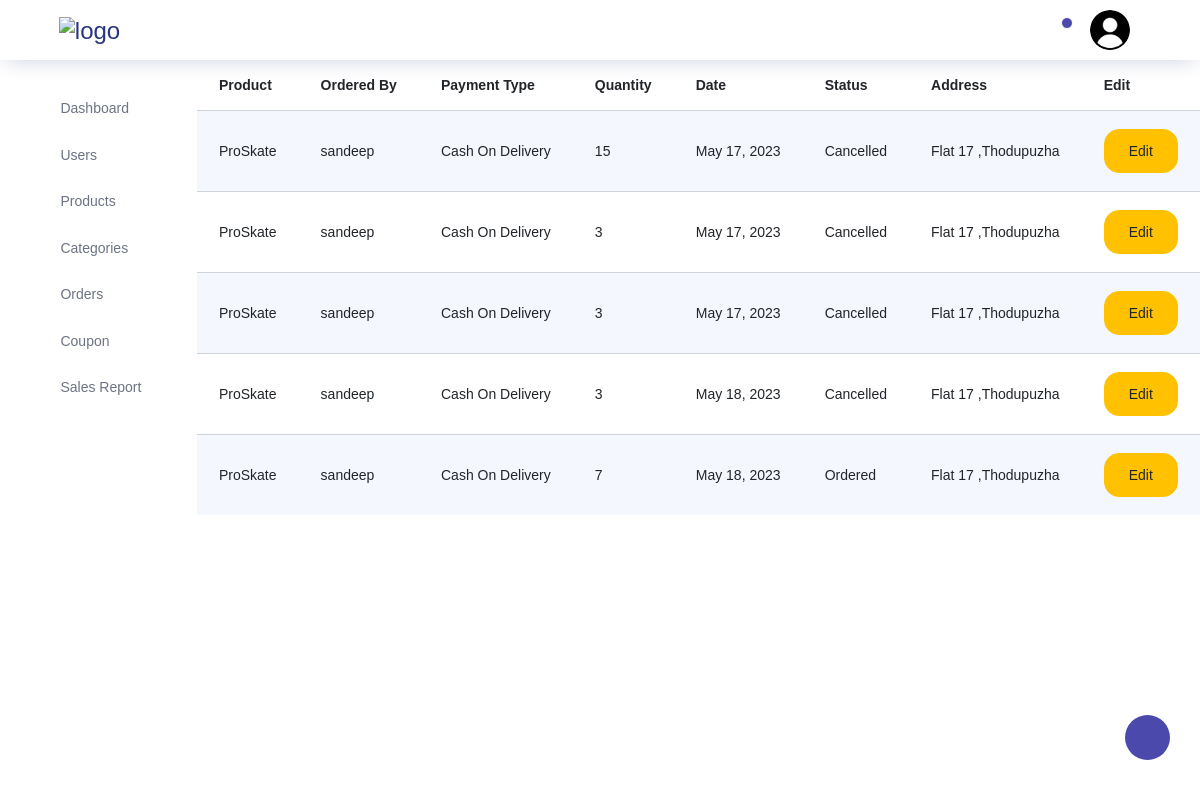
The app's page /storeadmin/orders/, older data.
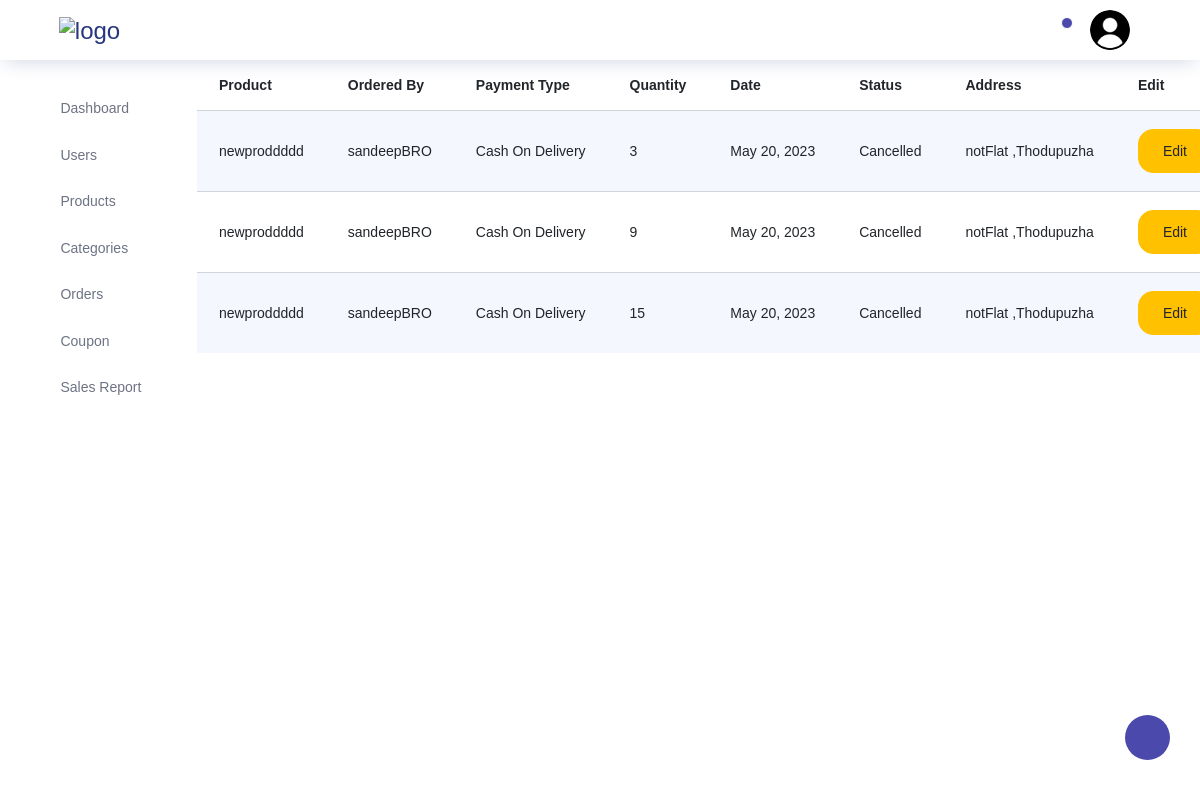
The same page, newer data.
### store/models.py (models this page shows)
class Orders(models.Model):
    user=models.ForeignKey(Customers,on_delete=models.CASCADE)
    product=models.ForeignKey(Products,on_delete=models.CASCADE)
    address=models.ForeignKey(Address,on_delete=models.CASCADE)
    orderdate=models.DateField(auto_now_add=True)
    orderstatus=models.CharField(max_length=200,default="pending")
    ordertype=models.CharField(max_length=200)
    quantity=models.PositiveIntegerField()

class Products(models.Model):
    name=models.CharField(max_length=200,unique=True)
    price = models.DecimalField(max_digits=10, decimal_places=2)
    quantity=models.PositiveIntegerField()
    category=models.ForeignKey(Category,on_delete=models.CASCADE)
    description=models.TextField(blank=True)
    image1=models.ImageField(upload_to='store/products/', blank=True)
    image2=models.ImageField(upload_to='store/products/', blank=True)
    image3=models.ImageField(upload_to='store/products/', blank=True)
    image4=models.ImageField(upload_to='store/products/', blank=True)

class Customers(models.Model):
    username=models.CharField(max_length=200,unique=True)
    name=models.CharField(max_length=200)
    email=models.CharField(max_length=200)
    phonenumber=models.IntegerField(max_length=200)
    password=models.CharField(max_length=200)
    repassword=models.CharField(max_length=200)
    isblocked=models.BooleanField(default=False)

class Address(models.Model):
    customer=models.ForeignKey(Customers,on_delete=models.CASCADE)
    country=models.CharField(max_length=200)
    state=models.CharField(max_length=200)
    district=models.CharField(max_length=200)
    locality=models.CharField(max_length=200)
    house=models.CharField(max_length=200)
    pincode=models.PositiveIntegerField()

### storeadmin/views.py (the view)
# urls.py: path("orders/",views.orders,name="admin_orders"),
def orders(request):
    orderobjs=Orders.objects.all()
    return render(request,"storeadmin/orders/orders.html",{"orderobjs":orderobjs})

### storeadmin/templates/storeadmin/orders/orders.html (shortened to what this page needs)
{% extends 'storeadmin/index.html' %}
{% block content %}
<div class="container-fluid">
    <div class="row">
        <table class="table table-striped">
          <thead>
            <tr>
              <th>Product</th>
              <th>Ordered By</th>
              <th>Payment Type</th>
              <th>Quantity</th>
              <th>Date</th>
              <th>Status</th>
              <th>Address</th>
              <th>Edit</th>
            </tr>
          </thead>
          <tbody>
            {% for item in orderobjs %}
            <tr>
              <td>{{ item.product.name }}</td>
              <td>{{ item.user.name }}</td>
              <td>{{ item.ordertype }}</td>
              <td>{{ item.quantity }}</td>
              <td>{{ item.orderdate }}</td>
              <td>{{ item.orderstatus }}</td>
              <td>{{ item.address.house }} ,{{ item.address.locality }}</td>
              <td><a href={% url 'admin_editorderstatus' item.id %}><button class="btn edit-btn btn-warning">Edit</button></a></td>
            </tr>
            {% endfor %}
          </tbody>
        </table>
    </div>
</div>
{% endblock content %}

### storeadmin/templates/storeadmin/index.html (shortened to what this page needs)
<!DOCTYPE html>
{% load static %}
<html lang="en">
<head>
  <link rel="stylesheet" href="{% static 'storeadmin/vendors/feather/feather.css' %}">
  <link rel="stylesheet" href="{% static 'storeadmin/vendors/ti-icons/css/themify-icons.css' %}" >
  <link rel="stylesheet" href="{% static 'storeadmin/vendors/css/vendor.bundle.base.css' %}"   "">
  <link rel="stylesheet" href="{% static 'storeadmin/vendors/datatables.net-bs4/dataTables.bootstrap4.css' %}"  >
  <link rel="stylesheet" href="{% static 'storeadmin/vendors/ti-icons/css/themify-icons.css' %}"    >
  <link rel="stylesheet" type="text/css" href="{% static 'storeadmin/js/select.dataTables.min.css' %}"  >
  <link rel="stylesheet" href="{% static 'storeadmin/css/admin_customstyle/custom.css' %}">
  <link rel="stylesheet" href="{% static 'storeadmin/css/vertical-layout-light/style.css' %}"  >
</head>
<body>
  <div class="container-scroller">
    <nav class="navbar col-lg-12 col-12 p-0 fixed-top d-flex flex-row">
      <div class="text-center navbar-brand-wrapper d-flex align-items-center justify-content-center">
        <a class="navbar-brand brand-logo mr-5" href="index.html"><img src="{% static 'storeadmin/images/images.png' %}" class="mr-2" alt="logo"/></a>
      </div>
      <div class="navbar-menu-wrapper d-flex align-items-center justify-content-end">
        <button class="navbar-toggler navbar-toggler align-self-center" type="button" data-toggle="minimize">
          <span class="icon-menu"></span>
        </button>
        <ul class="navbar-nav navbar-nav-right">
          <li class="nav-item dropdown">
            <a class="nav-link count-indicator dropdown-toggle" id="notificationDropdown" href="#" data-toggle="dropdown">
              <i class="icon-bell mx-0"></i>
              <span class="count"></span>
            </a>
          </li>
          <li class="nav-item nav-profile dropdown">
            <a class="nav-link dropdown-toggle" href="#" data-toggle="dropdown" id="profileDropdown">
              <img src="{% static 'storeadmin/images/adminimagenew.png' %}" alt="profile"/>
            </a>
          </li>
          <li class="nav-item nav-settings d-none d-lg-flex">
            <a class="nav-link" href="#">
              <i class="icon-ellipsis"></i>
            </a>
          </li>
        </ul>
      </div>
    </nav>
    <div class="container-fluid page-body-wrapper">
      <div class="theme-setting-wrapper">
        <div id="settings-trigger"><i class="ti-settings"></i></div>
      </div>
      <nav class="sidebar sidebar-offcanvas" id="sidebar">
        <ul class="nav">
          <li class="nav-item">
            <a class="nav-link" href={% url 'admin_index' %}>
              <i class="icon-grid menu-icon"></i>
              <span class="menu-title">Dashboard</span>
          </li>
          <li class="nav-item">
            <a class="nav-link"  href={% url 'admin_users' %} aria-expanded="false" aria-controls="ui-basic">
              <i class="icon-layout menu-icon"></i>
              <span class="menu-title"> Users</span>
              <i class="menu-arrow"></i>
            </a>
          </li>
          <li class="nav-item">
            <a class="nav-link"  href={% url 'admin_products' %} aria-expanded="false" aria-controls="form-elements">
              <i class="icon-columns menu-icon"></i>
              <span class="menu-title">Products</span>
              <i class="menu-arrow"></i>
            </a>
          </li>
          <li class="nav-item">
            <a class="nav-link"  href={% url 'admin_categories' %} aria-expanded="false" aria-controls="charts">
              <i class="icon-bar-graph menu-icon"></i>
              <span class="menu-title">Categories</span>
              <i class="menu-arrow"></i>
            </a>
          </li>
          <li class="nav-item">
            <a class="nav-link"  href={% url 'admin_orders' %} aria-expanded="false" aria-controls="charts">
              <i class="icon-bar-graph menu-icon"></i>
              <span class="menu-title">Orders</span>
              <i class="menu-arrow"></i>
            </a>
          </li>
          <li class="nav-item">
            <a class="nav-link"  href={% url 'coupon' %} aria-expanded="false" aria-controls="charts">
              <i class="icon-bar-graph menu-icon"></i>
              <span class="menu-title">Coupon</span>
              <i class="menu-arrow"></i>
            </a>
          </li>
          <li class="nav-item">
            <a class="nav-link"  href={% url 'salesreport' %} aria-expanded="false" aria-controls="charts">
              <i class="icon-bar-graph menu-icon"></i>
              <span class="menu-title">Sales Report</span>
              <i class="menu-arrow"></i>
            </a>
          </li>
        </ul>
      </nav>
      {% block content %}{% endblock content %}
    </div>
  </div>
</body>
</html>

Row changes from the older to the newer data that the page shows:
removed Orders: product.name "ProSkate", user.name "sandeep", ordertype "Cash On Delivery", quantity "15", orderdate "May 17, 2023", orderstatus "Cancelled", address.house "Flat 17", address.locality "Thodupuzha"
removed Orders: product.name "ProSkate", user.name "sandeep", ordertype "Cash On Delivery", quantity "3", orderdate "May 17, 2023", orderstatus "Cancelled", address.house "Flat 17", address.locality "Thodupuzha"
removed Orders: product.name "ProSkate", user.name "sandeep", ordertype "Cash On Delivery", quantity "3", orderdate "May 17, 2023", orderstatus "Cancelled", address.house "Flat 17", address.locality "Thodupuzha"
removed Orders: product.name "ProSkate", user.name "sandeep", ordertype "Cash On Delivery", quantity "3", orderdate "May 18, 2023", orderstatus "Cancelled", address.house "Flat 17", address.locality "Thodupuzha"
removed Orders: product.name "ProSkate", user.name "sandeep", ordertype "Cash On Delivery", quantity "7", orderdate "May 18, 2023", orderstatus "Ordered", address.house "Flat 17", address.locality "Thodupuzha"
added Orders: product.name "newproddddd", user.name "sandeepBRO", ordertype "Cash On Delivery", quantity "3", orderdate "May 20, 2023", orderstatus "Cancelled", address.house "notFlat", address.locality "Thodupuzha"
added Orders: product.name "newproddddd", user.name "sandeepBRO", ordertype "Cash On Delivery", quantity "9", orderdate "May 20, 2023", orderstatus "Cancelled", address.house "notFlat", address.locality "Thodupuzha"
added Orders: product.name "newproddddd", user.name "sandeepBRO", ordertype "Cash On Delivery", quantity "15", orderdate "May 20, 2023", orderstatus "Cancelled", address.house "notFlat", address.locality "Thodupuzha"
